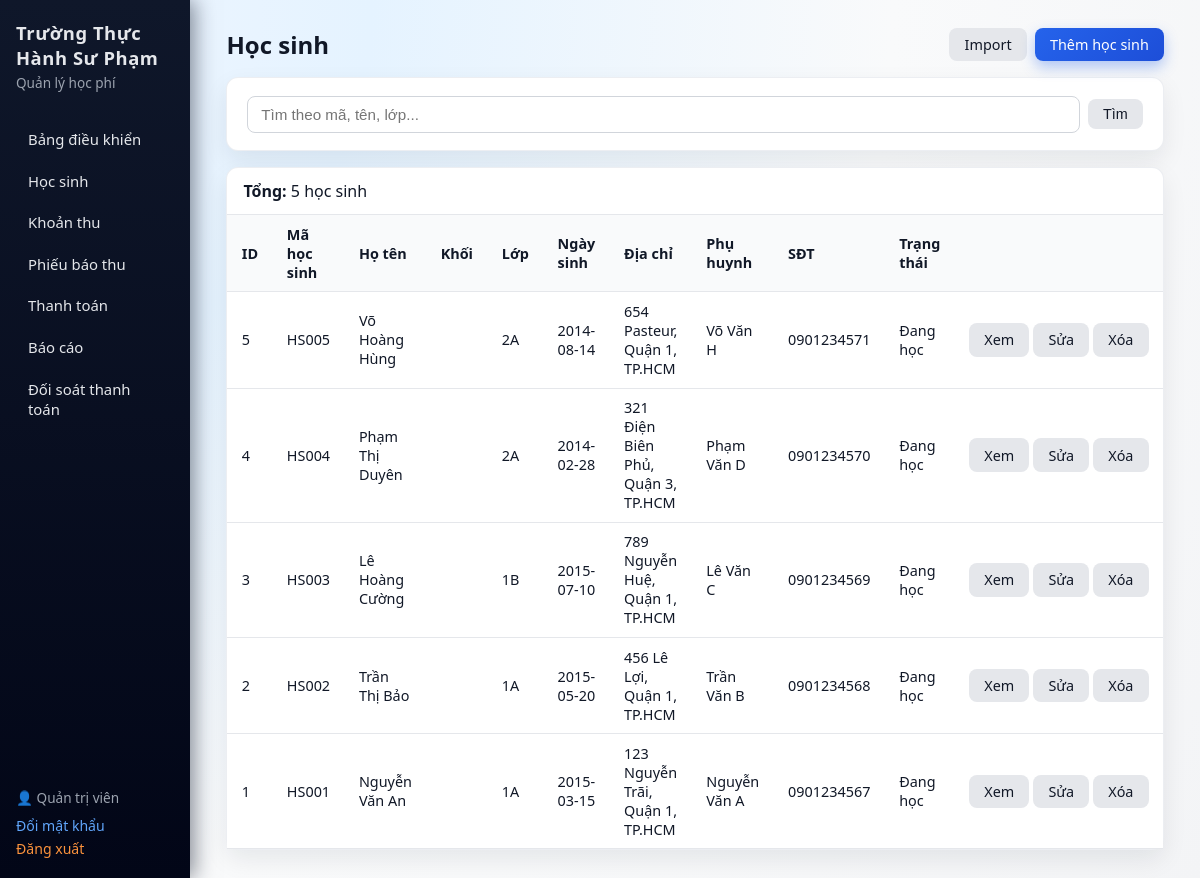
/public/index.php?controller=hocsinh&action=index (signed in), run on the app's committed database.
### tables this page shows
CREATE TABLE IF NOT EXISTS students (
    id INT AUTO_INCREMENT PRIMARY KEY,
    student_code VARCHAR(20) NOT NULL UNIQUE,
    full_name VARCHAR(100) NOT NULL,
    grade VARCHAR(10),
    class VARCHAR(20) NOT NULL,
    dob DATE,
    address VARCHAR(255),
    parent_name VARCHAR(100),
    parent_phone VARCHAR(20),
    parent_email VARCHAR(100),
    status ENUM('active', 'inactive') DEFAULT 'active',
    created_at TIMESTAMP DEFAULT CURRENT_TIMESTAMP,
    updated_at TIMESTAMP DEFAULT CURRENT_TIMESTAMP ON UPDATE CURRENT_TIMESTAMP
);

### app/core/BaseController.php (called while the page is built, shortened)
<?php
abstract class BaseController
{
    protected function render(string $view, array $params = []): void
    {
        require __DIR__ . '/../views/layouts/chinh.php';
    }
}

### app/controllers/HocSinhController.php (called while the page is built, shortened)
<?php
class HocSinhController extends BaseController
{
    public function indexAction(): void
    {
        $q = trim($_GET['q'] ?? '');
        $page = max(1, (int)($_GET['page'] ?? 1));
        $result = HocSinh::paginate($q, $page, 20);
        $this->render('hocsinh/index', [
            'pageTitle' => 'Học sinh',
            'q' => $q,
            'result' => $result,
        ]);
    }
}

### app/core/Router.php (called while the page is built, shortened)
<?php
class Router
{
    public function dispatch(string $controllerName, string $actionName): void
    {
        $actionMethod = $actionName . 'Action';
        $controller = new $controllerClass();
        $controller->{$actionMethod}();
    }
}

### public/index.php (called while the page is built, shortened)
<?php
require_once __DIR__ . '/../app/core/BaseController.php';
require_once __DIR__ . '/../app/core/Router.php';
$router = new Router();
$controller = $_GET['controller'] ?? 'dashboard';
$action = $_GET['action'] ?? 'index';
try {
    $router->dispatch($controller, $action);
} catch (Throwable $e) {
    http_response_code(500);
    echo '<h1>Lỗi hệ thống</h1>';
    echo '<p>' . htmlspecialchars($e->getMessage(), ENT_QUOTES, 'UTF-8') . '</p>';
}

### app/models/HocSinh.php (called while the page is built, shortened)
<?php
class HocSinh
{
    public static function paginate(string $q = '', int $page = 1, int $limit = 20, array $filters = []): array
    {
        $pdo = Database::getConnection();
        $offset = ($page - 1) * $limit;
        $where = [];
        $params = [];
        $whereClause = !empty($where) ? 'WHERE ' . implode(' AND ', $where) : '';
        $stmt = $pdo->prepare("SELECT COUNT(*) FROM students $whereClause");
        $stmt->execute($params);
        $total = (int)$stmt->fetchColumn();
        $sql = "SELECT * FROM students $whereClause ORDER BY id DESC LIMIT :limit OFFSET :offset";
        $stmt = $pdo->prepare($sql);
        $stmt->bindValue('limit', $limit, PDO::PARAM_INT);
        $stmt->bindValue('offset', $offset, PDO::PARAM_INT);
        $stmt->execute();
        return [
            'data' => $stmt->fetchAll(),
            'total' => $total,
            'page' => $page,
            'limit' => $limit,
        ];
    }
}

### app/views/hocsinh/index.php (the view, shortened to what this page needs)
<?php
$data = $result['data'] ?? [];
$total = (int)($result['total'] ?? 0);
?>
<div style="display:flex; align-items:center; justify-content:space-between; gap:12px;">
    <h1 class="page-title" style="margin:0;">Học sinh</h1>
    <div style="display:flex; gap:8px;">
        <a class="btn btn-secondary" href="index.php?controller=hocsinh&action=import">Import</a>
        <a class="btn btn-primary" href="index.php?controller=hocsinh&action=create">Thêm học sinh</a>
    </div>
</div>
<div class="card" style="margin-top:1rem;">
    <form method="get" style="display:flex; gap:8px; align-items:center;">
        <input class="form-control" name="q" placeholder="Tìm theo mã, tên, lớp..." value="<?= htmlspecialchars($q, ENT_QUOTES, 'UTF-8') ?>">
        <button class="btn btn-secondary" type="submit">Tìm</button>
    </form>
</div>
<div class="card" style="margin-top:1rem; padding:0;">
    <div style="padding:12px 16px; border-bottom:1px solid #e5e7eb;">
        <strong>Tổng:</strong> <?= $total ?> học sinh
    </div>
    <div style="overflow-x:auto;">
        <table>
            <thead>
            <tr>
                <th>ID</th>
                <th>Mã học sinh</th>
                <th>Họ tên</th>
                <th>Khối</th>
                <th>Lớp</th>
                <th>Ngày sinh</th>
                <th>Địa chỉ</th>
                <th>Phụ huynh</th>
                <th>SĐT</th>
                <th>Trạng thái</th>
                <th></th>
            </tr>
            </thead>
            <tbody>
            <?php if (!$data): ?>
                <tr><td colspan="11" class="text-muted">Chưa có dữ liệu.</td></tr>
            <?php else: ?>
                <?php foreach ($data as $row): ?>
                    <tr>
                        <td><?= (int)$row['id'] ?></td>
                        <td><?= htmlspecialchars($row['student_code'], ENT_QUOTES, 'UTF-8') ?></td>
                        <td><?= htmlspecialchars($row['full_name'], ENT_QUOTES, 'UTF-8') ?></td>
                        <td><?= htmlspecialchars((string)($row['grade'] ?? ''), ENT_QUOTES, 'UTF-8') ?></td>
                        <td><?= htmlspecialchars($row['class'], ENT_QUOTES, 'UTF-8') ?></td>
                        <td><?= htmlspecialchars((string)($row['dob'] ?? ''), ENT_QUOTES, 'UTF-8') ?></td>
                        <td><?= htmlspecialchars((string)($row['address'] ?? ''), ENT_QUOTES, 'UTF-8') ?></td>
                        <td><?= htmlspecialchars((string)($row['parent_name'] ?? ''), ENT_QUOTES, 'UTF-8') ?></td>
                        <td><?= htmlspecialchars((string)($row['parent_phone'] ?? ''), ENT_QUOTES, 'UTF-8') ?></td>
                        <td><?= $row['status'] === 'inactive' ? 'Nghỉ' : 'Đang học' ?></td>
                        <td style="white-space:nowrap; text-align:right;">
                            <a class="btn btn-secondary" href="index.php?controller=hocsinh&action=view&id=<?= (int)$row['id'] ?>">Xem</a>
                            <a class="btn btn-secondary" href="index.php?controller=hocsinh&action=edit&id=<?= (int)$row['id'] ?>">Sửa</a>
                            <a class="btn btn-secondary" href="index.php?controller=hocsinh&action=delete&id=<?= (int)$row['id'] ?>" onclick="return confirm('Xóa học sinh này?');">Xóa</a>
                        </td>
                    </tr>
                <?php endforeach; ?>
            <?php endif; ?>
            </tbody>
        </table>
    </div>
</div>

### public/css/style.css (style rules this page uses)
*, *::before, *::after { box-sizing: border-box; }
body { margin: 0; font-family: system-ui, -apple-system, BlinkMacSystemFont, 'Segoe UI', sans-serif; background: radial-gradient(circle at top left, #eff6ff 0, #e5f3ff 25%, #f9fafb 60%, #f3f4f6 100%); color: #111827; }
.form__input, .form-control, .form-textarea, select { width: 100%; padding: 0.55rem 0.8rem; border-radius: 0.5rem; border: 1px solid #d1d5db; font-size: 0.95rem; background: #ffffff; transition: border-color 0.12s ease, box-shadow 0.12s ease, background 0.12s ease; }
.page-title { font-size: 1.5rem; font-weight: 600; margin-bottom: 1rem; }
.card { background: #ffffff; border-radius: 0.75rem; padding: 1.1rem 1.25rem; box-shadow: 0 10px 25px rgba(15, 23, 42, 0.08); border: 1px solid rgba(148, 163, 184, 0.18); }
table { width: 100%; border-collapse: collapse; background: #ffffff; }
th, td { padding: 0.6rem 0.9rem; border-bottom: 1px solid #e5e7eb; font-size: 0.9rem; }
th { text-align: left; background: #f9fafb; font-weight: 600; }
.btn { display: inline-flex; align-items: center; justify-content: center; border-radius: 0.5rem; font-size: 0.9rem; padding: 0.45rem 0.95rem; border: none; cursor: pointer; text-decoration: none; transition: background 0.12s ease, transform 0.08s ease, box-shadow 0.12s ease; }
.btn-primary { background: linear-gradient(135deg, #2563eb, #1d4ed8); color: #ffffff; box-shadow: 0 6px 14px rgba(37, 99, 235, 0.35); }
.btn-secondary { background: #e5e7eb; color: #111827; }

### data on the page
students: id "5", student_code "HS005", full_name "Võ Hoàng Hùng", class "2A", dob "2014-08-14", address "654 Pasteur, Quận 1, TP.HCM", parent_name "Võ Văn H", parent_phone "0901234571", status "Đang học"
students: id "4", student_code "HS004", full_name "Phạm Thị Duyên", class "2A", dob "2014-02-28", address "321 Điện Biên Phủ, Quận 3, TP.HCM", parent_name "Phạm Văn D", parent_phone "0901234570", status "Đang học"
students: id "3", student_code "HS003", full_name "Lê Hoàng Cường", class "1B", dob "2015-07-10", address "789 Nguyễn Huệ, Quận 1, TP.HCM", parent_name "Lê Văn C", parent_phone "0901234569", status "Đang học"
students: id "2", student_code "HS002", full_name "Trần Thị Bảo", class "1A", dob "2015-05-20", address "456 Lê Lợi, Quận 1, TP.HCM", parent_name "Trần Văn B", parent_phone "0901234568", status "Đang học"
students: id "1", student_code "HS001", full_name "Nguyễn Văn An", class "1A", dob "2015-03-15", address "123 Nguyễn Trãi, Quận 1, TP.HCM", parent_name "Nguyễn Văn A", parent_phone "0901234567", status "Đang học"

### other printed values
Config::SCHOOL_NAME "Trường Thực Hành Sư Phạm"
$_SESSION['user_full_name'] "Quản trị viên"
$total "5"
